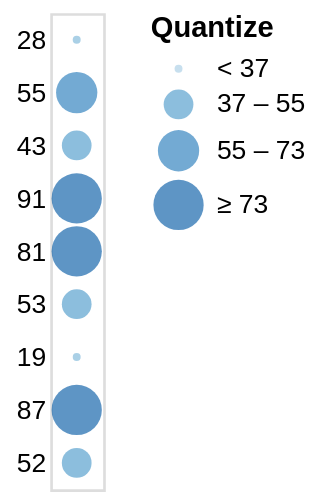

Express this chart as Vega-Lite.
### Vega specification from a JSON file in a GitHub repository (floating-point values rounded to 4 significant figures)
{"$schema": "https://vega.github.io/schema/vega/v5.json", "autosize": "pad", "padding": 5, "width": 20, "style": "cell", "data": [{"name": "source_0", "values": [{"a": "A", "b": 28}, {"a": "B", "b": 55}, {"a": "C", "b": 43}, {"a": "D", "b": 91}, {"a": "E", "b": 81}, {"a": "F", "b": 53}, {"a": "G", "b": 19}, {"a": "H", "b": 87}, {"a": "I", "b": 52}]}, {"name": "data_0", "source": "source_0", "transform": [{"type": "formula", "expr": "toNumber(datum[\"b\"])", "as": "b"}, {"type": "filter", "expr": "datum[\"b\"] !== null && !isNaN(datum[\"b\"])"}]}], "signals": [{"name": "y_step", "value": 20}, {"name": "height", "update": "bandspace(domain('y').length, 1, 0.5) * y_step"}, {"name": "width", "update": "width"}], "marks": [{"name": "marks", "type": "symbol", "style": ["circle"], "from": {"data": "data_0"}, "encode": {"update": {"opacity": {"value": 0.7}, "fill": {"scale": "color", "field": "b"}, "tooltip": {"signal": "{\"b\": ''+datum[\"b\"], \"Quantize\": format(datum[\"b\"], \"\")}"}, "x": {"signal": "width", "mult": 0.5}, "y": {"scale": "y", "field": "b"}, "size": {"scale": "size", "field": "b"}, "shape": {"value": "circle"}}}}], "scales": [{"name": "y", "type": "point", "domain": {"data": "data_0", "field": "b"}, "range": {"step": {"signal": "y_step"}}, "padding": 0.5}, {"name": "color", "type": "quantize", "domain": {"data": "data_0", "field": "b"}, "range": "ramp", "zero": true, "interpolate": "hcl"}, {"name": "size", "type": "quantize", "domain": {"data": "data_0", "field": "b"}, "range": {"signal": "sequence(9, 361 + (361 - 9) / (4 - 1), (361 - 9) / (4 - 1))"}, "zero": false}], "axes": [{"scale": "y", "orient": "left", "grid": false, "domain": false, "ticks": false, "zindex": 1}], "legends": [{"title": "Quantize", "fill": "color", "gradientLength": {"signal": "clamp(height, 64, 200)"}, "symbolType": "circle", "encode": {"symbols": {"update": {"shape": {"value": "circle"}, "opacity": {"value": 0.7}}}}, "size": "size"}]}
